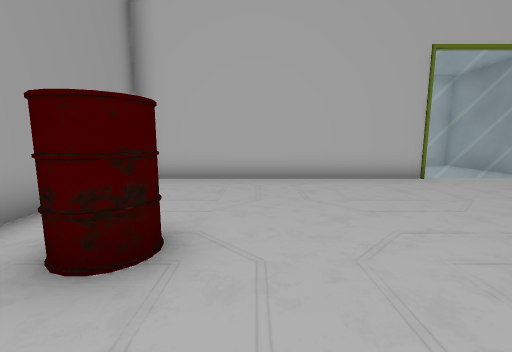
View 1 (above)

16 first-person views from a walk through a Unity game level. The camera is 0.56 m above the floor, tilts 8° down and sees 90° across. The floor is counted in squares, 0.5 m on a side. Each view is taken from the middle of a square. On the plan, view 1 faces up. The plan holds only what a view shows up to about 11 squares ahead; the rest is blank. The place goes on beyond the plan. The player is left out. Door leaves are left out, so doorways stand open.

View 2
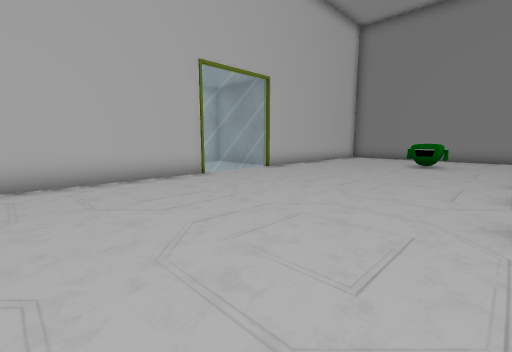

View 3
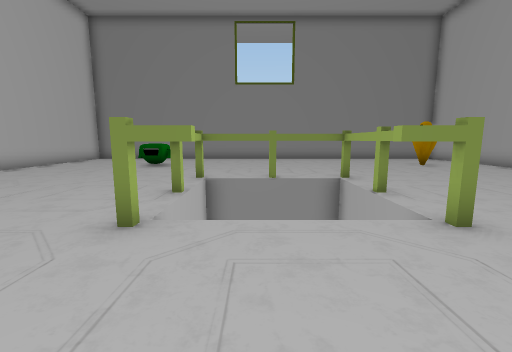

View 4
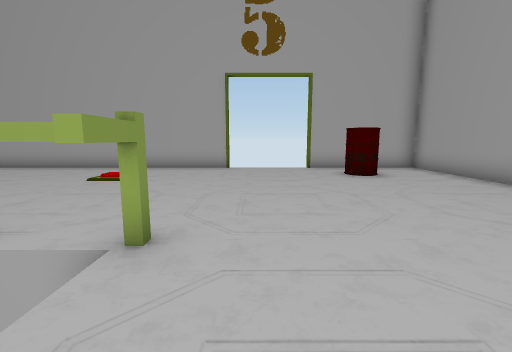

View 5
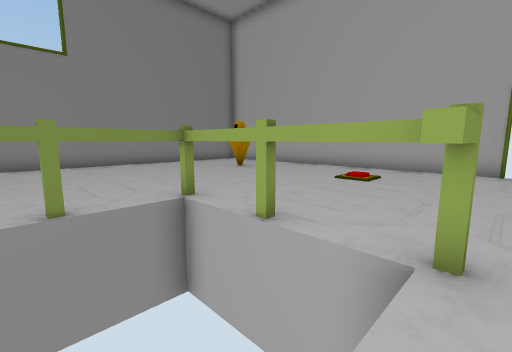

View 6
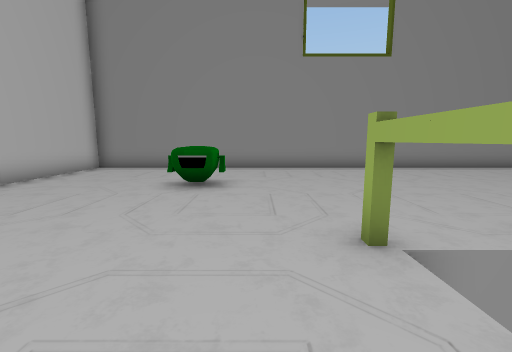

View 7
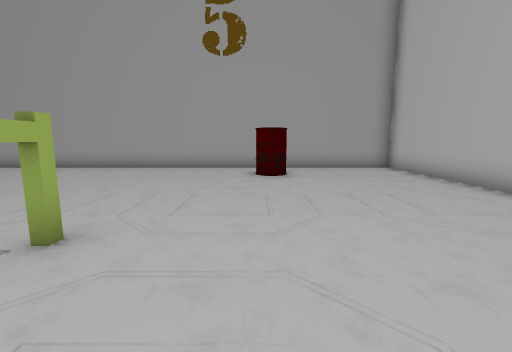

View 8
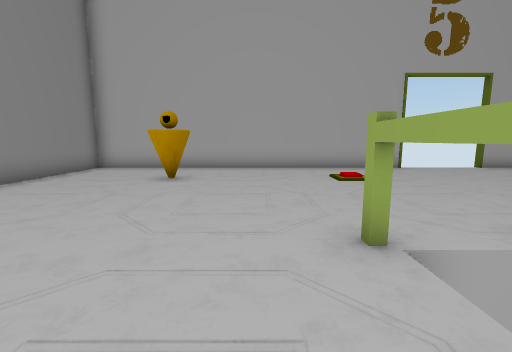

View 9
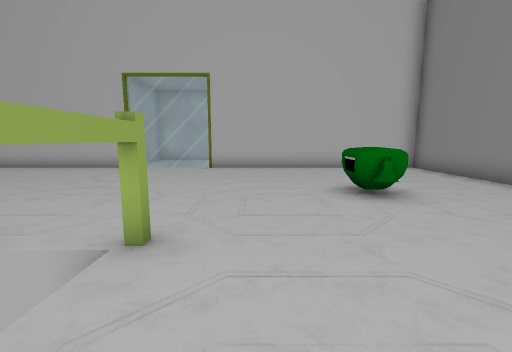

View 10
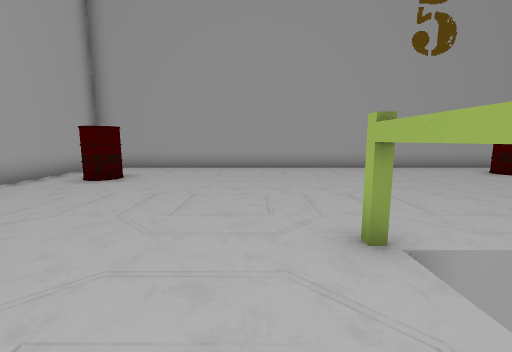

View 11
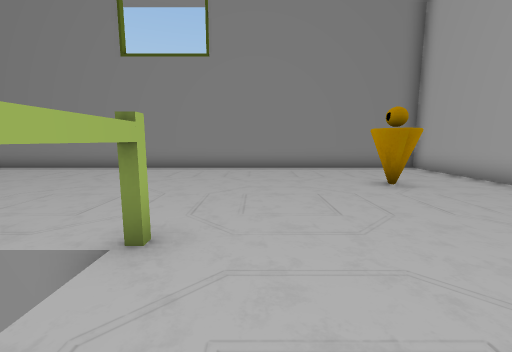

View 12
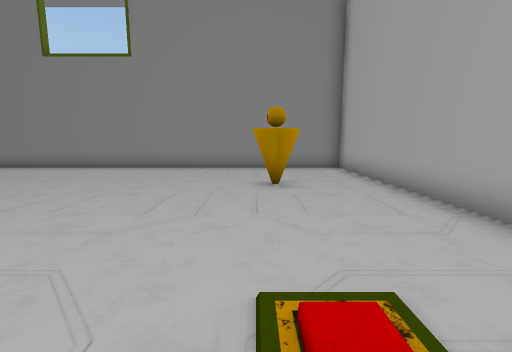

View 13
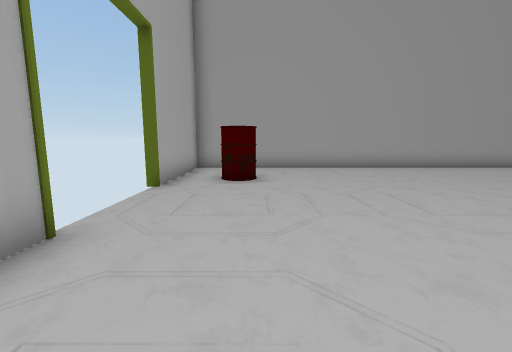

View 14
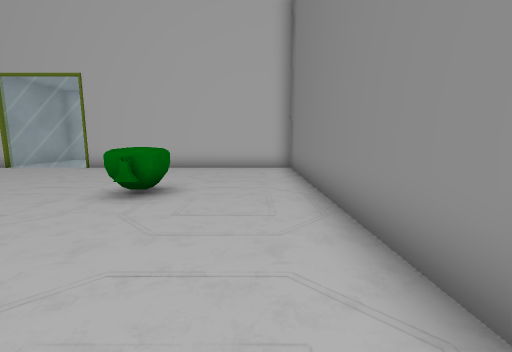

View 15
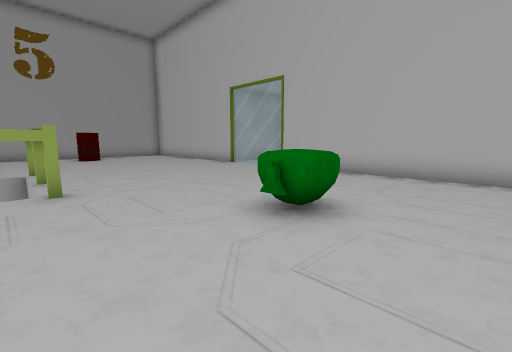

View 16
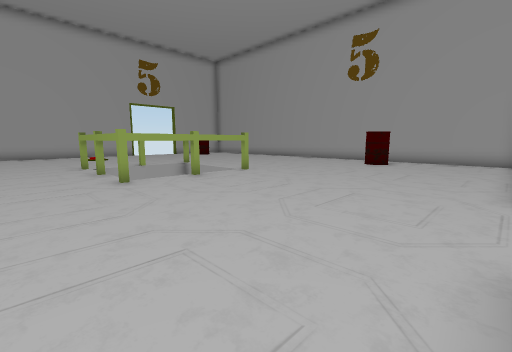

### Floor plan
Key: @ floor where view 1 was taken; # wall or solid block; . floor; D open door; = window, fence, low wall or low ledge; B barrel; O other object.
Columns run from 4 left of view 1 to 17 right of it. Each row starts with its distance up from view 1.
 10             #
  9           ..#
  8 ##########==##########
  7 #........=..=........#
  6 #....................#
  5 #....................#
  4 #....................#
  3 #.BB............OO...#
  2 #.BB............OO...#
  1 #....................#
  0 #...@....OOOO........#
 -1 #.......O    O......DD
 -2 #........    O......DD
 -3 #........    O......DD
 -4 #.......O    O......DD
 -5 #........OOOO........#
 -6 #....................#
 -7 #....................#
 -8 #....................#
 -9 #...............OO...#
-10 #..BB...........OO...#
-11 #..BB................#
-12 #....DDDD............#
-13 #####DDDD#############

Where each view was taken, in squares from view 1:
view 1: 0 up, 0 right, facing up
view 2: 0 up, 0 right, facing up-right
view 3: 2 down, 1 right, facing right
view 4: 2 down, 3 right, facing down
view 5: 2 down, 4 right, facing down-right
view 6: 1 up, 6 right, facing right
view 7: 2 up, 7 right, facing left
view 8: 2 down, 10 right, facing down
view 9: 3 down, 10 right, facing up
view 10: 6 down, 7 right, facing left
view 11: 6 down, 6 right, facing right
view 12: 9 down, 6 right, facing right
view 13: 10 down, 7 right, facing left
view 14: 3 down, 15 right, facing up
view 15: 1 down, 15 right, facing up-left
view 16: 7 up, 11 right, facing down-left
